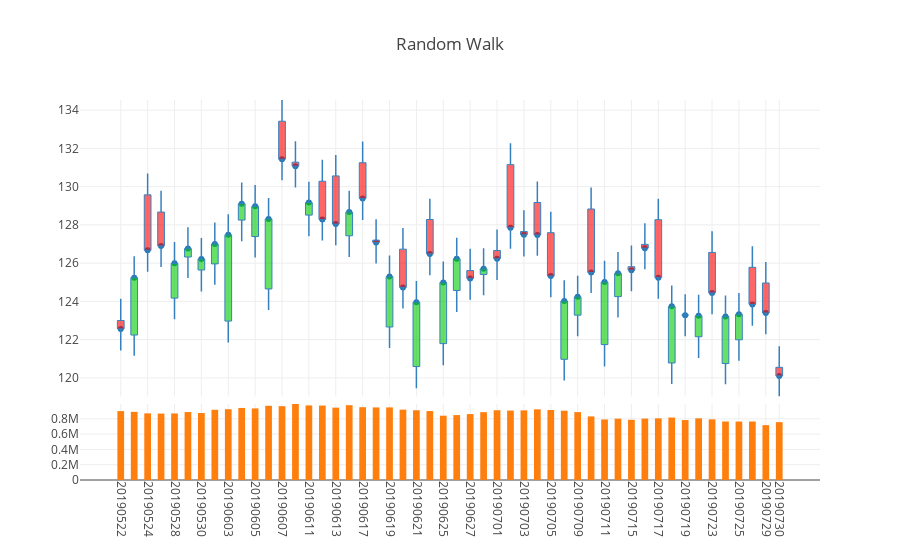

This figure's notebook cell:
### Markdown cell above
### Plot candlesticks using the data from ```df_pseudo```

### Code cell
fig1 = dgc.PlotlyCandles(df_pseudo.iloc[-50:],number_of_ticks_display=20,title='Random Walk')
iplot(fig1.get_figure())

### Figure 1 — Plotly figure (JSON) as saved in the notebook; plotly's stock layout.template omitted (floating-point values rounded to 4 significant figures)
{"data": [{"hoverinfo": "text", "mode": "markers", "text": ["date: 20190522.0<br>open: 123.0<br>high: 124.13<br>low: 121.43<br>close: 122.56<br>volume: 901192.0", "date: 20190523.0<br>open: 122.24<br>high: 126.36<br>low: 121.15<br>close: 125.24<br>volume: 891312.0", "date: 20190524.0<br>open: 129.57<br>high: 130.68<br>low: 125.55<br>close: 126.67<br>volume: 871264.0", "date: 20190527.0<br>open: 128.67<br>high: 129.79<br>low: 125.8<br>close: 126.9<br>volume: 868242.0", "date: 20190528.0<br>open: 124.17<br>high: 127.1<br>low: 123.07<br>close: 125.99<br>volume: 870383.0", "date: 20190529.0<br>open: 126.32<br>high: 127.87<br>low: 125.22<br>close: 126.77<br>volume: 888569.0", "date: 20190530.0<br>open: 125.64<br>high: 127.31<br>low: 124.51<br>close: 126.22<br>volume: 875965.0", "date: 20190531.0<br>open: 125.96<br>high: 128.12<br>low: 124.87<br>close: 127.0<br>volume: 918221.0", "date: 20190603.0<br>open: 122.97<br>high: 128.56<br>low: 121.85<br>close: 127.48<br>volume: 925776.0", "date: 20190604.0<br>open: 128.25<br>high: 130.22<br>low: 127.14<br>close: 129.11<br>volume: 942011.0", "date: 20190605.0<br>open: 127.39<br>high: 130.08<br>low: 126.29<br>close: 128.97<br>volume: 935814.0", "date: 20190606.0<br>open: 124.65<br>high: 129.41<br>low: 123.55<br>close: 128.31<br>volume: 970068.0", "date: 20190607.0<br>open: 133.42<br>high: 134.53<br>low: 130.33<br>close: 131.43<br>volume: 965842.0", "date: 20190610.0<br>open: 131.28<br>high: 132.37<br>low: 129.96<br>close: 131.07<br>volume: 993801.0", "date: 20190611.0<br>open: 128.51<br>high: 130.26<br>low: 127.41<br>close: 129.17<br>volume: 975017.0", "date: 20190612.0<br>open: 130.28<br>high: 131.41<br>low: 127.18<br>close: 128.28<br>volume: 973536.0", "date: 20190613.0<br>open: 130.56<br>high: 131.65<br>low: 126.93<br>close: 128.04<br>volume: 945907.0", "date: 20190614.0<br>open: 127.43<br>high: 129.79<br>low: 126.32<br>close: 128.67<br>volume: 978397.0", "date: 20190617.0<br>open: 131.25<br>high: 132.36<br>low: 128.26<br>close: 129.38<br>volume: 952294.0", "date: 20190618.0<br>open: 127.2<br>high: 128.3<br>low: 125.98<br>close: 127.08<br>volume: 948830.0", "date: 20190619.0<br>open: 122.66<br>high: 126.4<br>low: 121.56<br>close: 125.3<br>volume: 949372.0", "date: 20190620.0<br>open: 126.73<br>high: 127.83<br>low: 123.63<br>close: 124.73<br>volume: 920231.0", "date: 20190621.0<br>open: 120.59<br>high: 125.07<br>low: 119.45<br>close: 123.96<br>volume: 912187.0", "date: 20190624.0<br>open: 128.28<br>high: 129.37<br>low: 125.36<br>close: 126.48<br>volume: 901702.0", "date: 20190625.0<br>open: 121.79<br>high: 126.09<br>low: 120.66<br>close: 124.99<br>volume: 840799.0", "date: 20190626.0<br>open: 124.57<br>high: 127.32<br>low: 123.45<br>close: 126.23<br>volume: 848902.0", "date: 20190627.0<br>open: 125.61<br>high: 126.75<br>low: 124.09<br>close: 125.2<br>volume: 862183.0", "date: 20190628.0<br>open: 125.41<br>high: 126.78<br>low: 124.32<br>close: 125.7<br>volume: 887078.0", "date: 20190701.0<br>open: 126.66<br>high: 127.76<br>low: 125.12<br>close: 126.23<br>volume: 912306.0", "date: 20190702.0<br>open: 131.15<br>high: 132.27<br>low: 126.75<br>close: 127.85<br>volume: 908165.0", "date: 20190703.0<br>open: 127.65<br>high: 128.76<br>low: 126.35<br>close: 127.48<br>volume: 910653.0", "date: 20190704.0<br>open: 129.17<br>high: 130.27<br>low: 126.39<br>close: 127.47<br>volume: 924431.0", "date: 20190705.0<br>open: 127.59<br>high: 128.69<br>low: 124.21<br>close: 125.32<br>volume: 915573.0", "date: 20190708.0<br>open: 120.97<br>high: 125.1<br>low: 119.86<br>close: 124.02<br>volume: 906258.0", "date: 20190709.0<br>open: 123.28<br>high: 125.34<br>low: 122.18<br>close: 124.24<br>volume: 887726.0", "date: 20190710.0<br>open: 128.83<br>high: 129.95<br>low: 124.44<br>close: 125.51<br>volume: 831549.0", "date: 20190711.0<br>open: 121.74<br>high: 126.12<br>low: 120.59<br>close: 125.01<br>volume: 791632.0", "date: 20190712.0<br>open: 124.25<br>high: 126.58<br>low: 123.16<br>close: 125.47<br>volume: 802192.0", "date: 20190715.0<br>open: 125.81<br>high: 126.92<br>low: 124.53<br>close: 125.63<br>volume: 787464.0", "date: 20190716.0<br>open: 126.98<br>high: 128.08<br>low: 125.68<br>close: 126.78<br>volume: 803081.0", "date: 20190717.0<br>open: 128.27<br>high: 129.37<br>low: 124.13<br>close: 125.24<br>volume: 806098.0", "date: 20190718.0<br>open: 120.78<br>high: 124.83<br>low: 119.68<br>close: 123.74<br>volume: 816758.0", "date: 20190719.0<br>open: 123.29<br>high: 124.37<br>low: 122.18<br>close: 123.28<br>volume: 783913.0", "date: 20190722.0<br>open: 122.15<br>high: 124.35<br>low: 121.04<br>close: 123.25<br>volume: 806373.0", "date: 20190723.0<br>open: 126.56<br>high: 127.66<br>low: 123.32<br>close: 124.44<br>volume: 793032.0", "date: 20190724.0<br>open: 120.75<br>high: 124.31<br>low: 119.66<br>close: 123.21<br>volume: 764997.0", "date: 20190725.0<br>open: 121.99<br>high: 124.44<br>low: 120.9<br>close: 123.33<br>volume: 764057.0", "date: 20190726.0<br>open: 125.78<br>high: 126.88<br>low: 122.73<br>close: 123.84<br>volume: 764744.0", "date: 20190729.0<br>open: 124.96<br>high: 126.06<br>low: 122.28<br>close: 123.39<br>volume: 717250.0", "date: 20190730.0<br>open: 120.55<br>high: 121.65<br>low: 119.03<br>close: 120.1<br>volume: 756910.0"], "type": "scatter", "uid": "1db73470-b2de-11e9-bffa-8c859025e7f9", "x": [1, 2, 3, 4, 5, 6, 7, 8, 9, 10, 11, 12, 13, 14, 15, 16, 17, 18, 19, 20, 21, 22, 23, 24, 25, 26, 27, 28, 29, 30, 31, 32, 33, 34, 35, 36, 37, 38, 39, 40, 41, 42, 43, 44, 45, 46, 47, 48, 49, 50], "xaxis": "x", "y": [122.6, 125.2, 126.7, 126.9, 126.0, 126.8, 126.2, 127, 127.5, 129.1, 129.0, 128.3, 131.4, 131.1, 129.2, 128.3, 128.0, 128.7, 129.4, 127.1, 125.3, 124.7, 124.0, 126.5, 125.0, 126.2, 125.2, 125.7, 126.2, 127.8, 127.5, 127.5, 125.3, 124.0, 124.2, 125.5, 125.0, 125.5, 125.6, 126.8, 125.2, 123.7, 123.3, 123.2, 124.4, 123.2, 123.3, 123.8, 123.4, 120.1], "yaxis": "y"}, {"type": "bar", "uid": "1db854b8-b2de-11e9-9813-8c859025e7f9", "width": 0.5, "x": [1, 2, 3, 4, 5, 6, 7, 8, 9, 10, 11, 12, 13, 14, 15, 16, 17, 18, 19, 20, 21, 22, 23, 24, 25, 26, 27, 28, 29, 30, 31, 32, 33, 34, 35, 36, 37, 38, 39, 40, 41, 42, 43, 44, 45, 46, 47, 48, 49, 50], "xaxis": "x", "y": [901192, 891312, 871264, 868242, 870383, 888569, 875965, 918221, 925776, 942011, 935814, 970068, 965842, 993801, 975017, 973536, 945907, 978397, 952294, 948830, 949372, 920231, 912187, 901702, 840799, 848902, 862183, 887078, 912306, 908165, 910653, 924431, 915573, 906258, 887726, 831549, 791632, 802192, 787464, 803081, 806098, 816758, 783913, 806373, 793032, 764997, 764057, 764744, 717250, 756910], "yaxis": "y2"}], "layout": {"margin": {"t": 100}, "shapes": [{"line": {"color": "rgb(55, 128, 191)", "width": 1.5}, "type": "line", "x0": 1, "x1": 1, "y0": 121.4, "y1": 122.6}, {"line": {"color": "rgb(55, 128, 191)", "width": 1.5}, "type": "line", "x0": 2, "x1": 2, "y0": 121.2, "y1": 122.2}, {"line": {"color": "rgb(55, 128, 191)", "width": 1.5}, "type": "line", "x0": 3, "x1": 3, "y0": 125.5, "y1": 126.7}, {"line": {"color": "rgb(55, 128, 191)", "width": 1.5}, "type": "line", "x0": 4, "x1": 4, "y0": 125.8, "y1": 126.9}, {"line": {"color": "rgb(55, 128, 191)", "width": 1.5}, "type": "line", "x0": 5, "x1": 5, "y0": 123.1, "y1": 124.2}, {"line": {"color": "rgb(55, 128, 191)", "width": 1.5}, "type": "line", "x0": 6, "x1": 6, "y0": 125.2, "y1": 126.3}, {"line": {"color": "rgb(55, 128, 191)", "width": 1.5}, "type": "line", "x0": 7, "x1": 7, "y0": 124.5, "y1": 125.6}, {"line": {"color": "rgb(55, 128, 191)", "width": 1.5}, "type": "line", "x0": 8, "x1": 8, "y0": 124.9, "y1": 126.0}, {"line": {"color": "rgb(55, 128, 191)", "width": 1.5}, "type": "line", "x0": 9, "x1": 9, "y0": 121.8, "y1": 123.0}, {"line": {"color": "rgb(55, 128, 191)", "width": 1.5}, "type": "line", "x0": 10, "x1": 10, "y0": 127.1, "y1": 128.2}, {"line": {"color": "rgb(55, 128, 191)", "width": 1.5}, "type": "line", "x0": 11, "x1": 11, "y0": 126.3, "y1": 127.4}, {"line": {"color": "rgb(55, 128, 191)", "width": 1.5}, "type": "line", "x0": 12, "x1": 12, "y0": 123.5, "y1": 124.7}, {"line": {"color": "rgb(55, 128, 191)", "width": 1.5}, "type": "line", "x0": 13, "x1": 13, "y0": 130.3, "y1": 131.4}, {"line": {"color": "rgb(55, 128, 191)", "width": 1.5}, "type": "line", "x0": 14, "x1": 14, "y0": 130.0, "y1": 131.1}, {"line": {"color": "rgb(55, 128, 191)", "width": 1.5}, "type": "line", "x0": 15, "x1": 15, "y0": 127.4, "y1": 128.5}, {"line": {"color": "rgb(55, 128, 191)", "width": 1.5}, "type": "line", "x0": 16, "x1": 16, "y0": 127.2, "y1": 128.3}, {"line": {"color": "rgb(55, 128, 191)", "width": 1.5}, "type": "line", "x0": 17, "x1": 17, "y0": 126.9, "y1": 128.0}, {"line": {"color": "rgb(55, 128, 191)", "width": 1.5}, "type": "line", "x0": 18, "x1": 18, "y0": 126.3, "y1": 127.4}, {"line": {"color": "rgb(55, 128, 191)", "width": 1.5}, "type": "line", "x0": 19, "x1": 19, "y0": 128.3, "y1": 129.4}, {"line": {"color": "rgb(55, 128, 191)", "width": 1.5}, "type": "line", "x0": 20, "x1": 20, "y0": 126.0, "y1": 127.1}, {"line": {"color": "rgb(55, 128, 191)", "width": 1.5}, "type": "line", "x0": 21, "x1": 21, "y0": 121.6, "y1": 122.7}, {"line": {"color": "rgb(55, 128, 191)", "width": 1.5}, "type": "line", "x0": 22, "x1": 22, "y0": 123.6, "y1": 124.7}, {"line": {"color": "rgb(55, 128, 191)", "width": 1.5}, "type": "line", "x0": 23, "x1": 23, "y0": 119.5, "y1": 120.6}, {"line": {"color": "rgb(55, 128, 191)", "width": 1.5}, "type": "line", "x0": 24, "x1": 24, "y0": 125.4, "y1": 126.5}, {"line": {"color": "rgb(55, 128, 191)", "width": 1.5}, "type": "line", "x0": 25, "x1": 25, "y0": 120.7, "y1": 121.8}, {"line": {"color": "rgb(55, 128, 191)", "width": 1.5}, "type": "line", "x0": 26, "x1": 26, "y0": 123.5, "y1": 124.6}, {"line": {"color": "rgb(55, 128, 191)", "width": 1.5}, "type": "line", "x0": 27, "x1": 27, "y0": 124.1, "y1": 125.2}, {"line": {"color": "rgb(55, 128, 191)", "width": 1.5}, "type": "line", "x0": 28, "x1": 28, "y0": 124.3, "y1": 125.4}, {"line": {"color": "rgb(55, 128, 191)", "width": 1.5}, "type": "line", "x0": 29, "x1": 29, "y0": 125.1, "y1": 126.2}, {"line": {"color": "rgb(55, 128, 191)", "width": 1.5}, "type": "line", "x0": 30, "x1": 30, "y0": 126.8, "y1": 127.8}, {"line": {"color": "rgb(55, 128, 191)", "width": 1.5}, "type": "line", "x0": 31, "x1": 31, "y0": 126.3, "y1": 127.5}, {"line": {"color": "rgb(55, 128, 191)", "width": 1.5}, "type": "line", "x0": 32, "x1": 32, "y0": 126.4, "y1": 127.5}, {"line": {"color": "rgb(55, 128, 191)", "width": 1.5}, "type": "line", "x0": 33, "x1": 33, "y0": 124.2, "y1": 125.3}, {"line": {"color": "rgb(55, 128, 191)", "width": 1.5}, "type": "line", "x0": 34, "x1": 34, "y0": 119.9, "y1": 121.0}, {"line": {"color": "rgb(55, 128, 191)", "width": 1.5}, "type": "line", "x0": 35, "x1": 35, "y0": 122.2, "y1": 123.3}, {"line": {"color": "rgb(55, 128, 191)", "width": 1.5}, "type": "line", "x0": 36, "x1": 36, "y0": 124.4, "y1": 125.5}, {"line": {"color": "rgb(55, 128, 191)", "width": 1.5}, "type": "line", "x0": 37, "x1": 37, "y0": 120.6, "y1": 121.7}, {"line": {"color": "rgb(55, 128, 191)", "width": 1.5}, "type": "line", "x0": 38, "x1": 38, "y0": 123.2, "y1": 124.2}, {"line": {"color": "rgb(55, 128, 191)", "width": 1.5}, "type": "line", "x0": 39, "x1": 39, "y0": 124.5, "y1": 125.6}, {"line": {"color": "rgb(55, 128, 191)", "width": 1.5}, "type": "line", "x0": 40, "x1": 40, "y0": 125.7, "y1": 126.8}, {"line": {"color": "rgb(55, 128, 191)", "width": 1.5}, "type": "line", "x0": 41, "x1": 41, "y0": 124.1, "y1": 125.2}, {"line": {"color": "rgb(55, 128, 191)", "width": 1.5}, "type": "line", "x0": 42, "x1": 42, "y0": 119.7, "y1": 120.8}, {"line": {"color": "rgb(55, 128, 191)", "width": 1.5}, "type": "line", "x0": 43, "x1": 43, "y0": 122.2, "y1": 123.3}, {"line": {"color": "rgb(55, 128, 191)", "width": 1.5}, "type": "line", "x0": 44, "x1": 44, "y0": 121.0, "y1": 122.2}, {"line": {"color": "rgb(55, 128, 191)", "width": 1.5}, "type": "line", "x0": 45, "x1": 45, "y0": 123.3, "y1": 124.4}, {"line": {"color": "rgb(55, 128, 191)", "width": 1.5}, "type": "line", "x0": 46, "x1": 46, "y0": 119.7, "y1": 120.8}, {"line": {"color": "rgb(55, 128, 191)", "width": 1.5}, "type": "line", "x0": 47, "x1": 47, "y0": 120.9, "y1": 122.0}, {"line": {"color": "rgb(55, 128, 191)", "width": 1.5}, "type": "line", "x0": 48, "x1": 48, "y0": 122.7, "y1": 123.8}, {"line": {"color": "rgb(55, 128, 191)", "width": 1.5}, "type": "line", "x0": 49, "x1": 49, "y0": 122.3, "y1": 123.4}, {"line": {"color": "rgb(55, 128, 191)", "width": 1.5}, "type": "line", "x0": 50, "x1": 50, "y0": 119.0, "y1": 120.1}, {"fillcolor": "rgba(255, 0, 0, 0.6)", "line": {"color": "rgb(55, 128, 191)", "width": 1}, "type": "rect", "x0": 0.75, "x1": 1.25, "xref": "x", "y0": 122.6, "y1": 123, "yref": "y"}, {"fillcolor": "rgba(0, 204, 0, 0.6)", "line": {"color": "rgb(55, 128, 191)", "width": 1}, "type": "rect", "x0": 1.75, "x1": 2.25, "xref": "x", "y0": 122.2, "y1": 125.2, "yref": "y"}, {"fillcolor": "rgba(255, 0, 0, 0.6)", "line": {"color": "rgb(55, 128, 191)", "width": 1}, "type": "rect", "x0": 2.75, "x1": 3.25, "xref": "x", "y0": 126.7, "y1": 129.6, "yref": "y"}, {"fillcolor": "rgba(255, 0, 0, 0.6)", "line": {"color": "rgb(55, 128, 191)", "width": 1}, "type": "rect", "x0": 3.75, "x1": 4.25, "xref": "x", "y0": 126.9, "y1": 128.7, "yref": "y"}, {"fillcolor": "rgba(0, 204, 0, 0.6)", "line": {"color": "rgb(55, 128, 191)", "width": 1}, "type": "rect", "x0": 4.75, "x1": 5.25, "xref": "x", "y0": 124.2, "y1": 126.0, "yref": "y"}, {"fillcolor": "rgba(0, 204, 0, 0.6)", "line": {"color": "rgb(55, 128, 191)", "width": 1}, "type": "rect", "x0": 5.75, "x1": 6.25, "xref": "x", "y0": 126.3, "y1": 126.8, "yref": "y"}, {"fillcolor": "rgba(0, 204, 0, 0.6)", "line": {"color": "rgb(55, 128, 191)", "width": 1}, "type": "rect", "x0": 6.75, "x1": 7.25, "xref": "x", "y0": 125.6, "y1": 126.2, "yref": "y"}, {"fillcolor": "rgba(0, 204, 0, 0.6)", "line": {"color": "rgb(55, 128, 191)", "width": 1}, "type": "rect", "x0": 7.75, "x1": 8.25, "xref": "x", "y0": 126.0, "y1": 127, "yref": "y"}, {"fillcolor": "rgba(0, 204, 0, 0.6)", "line": {"color": "rgb(55, 128, 191)", "width": 1}, "type": "rect", "x0": 8.75, "x1": 9.25, "xref": "x", "y0": 123.0, "y1": 127.5, "yref": "y"}, {"fillcolor": "rgba(0, 204, 0, 0.6)", "line": {"color": "rgb(55, 128, 191)", "width": 1}, "type": "rect", "x0": 9.75, "x1": 10.25, "xref": "x", "y0": 128.2, "y1": 129.1, "yref": "y"}, {"fillcolor": "rgba(0, 204, 0, 0.6)", "line": {"color": "rgb(55, 128, 191)", "width": 1}, "type": "rect", "x0": 10.75, "x1": 11.25, "xref": "x", "y0": 127.4, "y1": 129.0, "yref": "y"}, {"fillcolor": "rgba(0, 204, 0, 0.6)", "line": {"color": "rgb(55, 128, 191)", "width": 1}, "type": "rect", "x0": 11.75, "x1": 12.25, "xref": "x", "y0": 124.7, "y1": 128.3, "yref": "y"}, {"fillcolor": "rgba(255, 0, 0, 0.6)", "line": {"color": "rgb(55, 128, 191)", "width": 1}, "type": "rect", "x0": 12.75, "x1": 13.25, "xref": "x", "y0": 131.4, "y1": 133.4, "yref": "y"}, {"fillcolor": "rgba(255, 0, 0, 0.6)", "line": {"color": "rgb(55, 128, 191)", "width": 1}, "type": "rect", "x0": 13.75, "x1": 14.25, "xref": "x", "y0": 131.1, "y1": 131.3, "yref": "y"}, {"fillcolor": "rgba(0, 204, 0, 0.6)", "line": {"color": "rgb(55, 128, 191)", "width": 1}, "type": "rect", "x0": 14.75, "x1": 15.25, "xref": "x", "y0": 128.5, "y1": 129.2, "yref": "y"}, {"fillcolor": "rgba(255, 0, 0, 0.6)", "line": {"color": "rgb(55, 128, 191)", "width": 1}, "type": "rect", "x0": 15.75, "x1": 16.25, "xref": "x", "y0": 128.3, "y1": 130.3, "yref": "y"}, {"fillcolor": "rgba(255, 0, 0, 0.6)", "line": {"color": "rgb(55, 128, 191)", "width": 1}, "type": "rect", "x0": 16.75, "x1": 17.25, "xref": "x", "y0": 128.0, "y1": 130.6, "yref": "y"}, {"fillcolor": "rgba(0, 204, 0, 0.6)", "line": {"color": "rgb(55, 128, 191)", "width": 1}, "type": "rect", "x0": 17.75, "x1": 18.25, "xref": "x", "y0": 127.4, "y1": 128.7, "yref": "y"}, {"fillcolor": "rgba(255, 0, 0, 0.6)", "line": {"color": "rgb(55, 128, 191)", "width": 1}, "type": "rect", "x0": 18.75, "x1": 19.25, "xref": "x", "y0": 129.4, "y1": 131.2, "yref": "y"}, {"fillcolor": "rgba(255, 0, 0, 0.6)", "line": {"color": "rgb(55, 128, 191)", "width": 1}, "type": "rect", "x0": 19.75, "x1": 20.25, "xref": "x", "y0": 127.1, "y1": 127.2, "yref": "y"}, {"fillcolor": "rgba(0, 204, 0, 0.6)", "line": {"color": "rgb(55, 128, 191)", "width": 1}, "type": "rect", "x0": 20.75, "x1": 21.25, "xref": "x", "y0": 122.7, "y1": 125.3, "yref": "y"}, {"fillcolor": "rgba(255, 0, 0, 0.6)", "line": {"color": "rgb(55, 128, 191)", "width": 1}, "type": "rect", "x0": 21.75, "x1": 22.25, "xref": "x", "y0": 124.7, "y1": 126.7, "yref": "y"}, {"fillcolor": "rgba(0, 204, 0, 0.6)", "line": {"color": "rgb(55, 128, 191)", "width": 1}, "type": "rect", "x0": 22.75, "x1": 23.25, "xref": "x", "y0": 120.6, "y1": 124.0, "yref": "y"}, {"fillcolor": "rgba(255, 0, 0, 0.6)", "line": {"color": "rgb(55, 128, 191)", "width": 1}, "type": "rect", "x0": 23.75, "x1": 24.25, "xref": "x", "y0": 126.5, "y1": 128.3, "yref": "y"}, {"fillcolor": "rgba(0, 204, 0, 0.6)", "line": {"color": "rgb(55, 128, 191)", "width": 1}, "type": "rect", "x0": 24.75, "x1": 25.25, "xref": "x", "y0": 121.8, "y1": 125.0, "yref": "y"}, {"fillcolor": "rgba(0, 204, 0, 0.6)", "line": {"color": "rgb(55, 128, 191)", "width": 1}, "type": "rect", "x0": 25.75, "x1": 26.25, "xref": "x", "y0": 124.6, "y1": 126.2, "yref": "y"}, {"fillcolor": "rgba(255, 0, 0, 0.6)", "line": {"color": "rgb(55, 128, 191)", "width": 1}, "type": "rect", "x0": 26.75, "x1": 27.25, "xref": "x", "y0": 125.2, "y1": 125.6, "yref": "y"}, {"fillcolor": "rgba(0, 204, 0, 0.6)", "line": {"color": "rgb(55, 128, 191)", "width": 1}, "type": "rect", "x0": 27.75, "x1": 28.25, "xref": "x", "y0": 125.4, "y1": 125.7, "yref": "y"}, {"fillcolor": "rgba(255, 0, 0, 0.6)", "line": {"color": "rgb(55, 128, 191)", "width": 1}, "type": "rect", "x0": 28.75, "x1": 29.25, "xref": "x", "y0": 126.2, "y1": 126.7, "yref": "y"}, {"fillcolor": "rgba(255, 0, 0, 0.6)", "line": {"color": "rgb(55, 128, 191)", "width": 1}, "type": "rect", "x0": 29.75, "x1": 30.25, "xref": "x", "y0": 127.8, "y1": 131.2, "yref": "y"}, {"fillcolor": "rgba(255, 0, 0, 0.6)", "line": {"color": "rgb(55, 128, 191)", "width": 1}, "type": "rect", "x0": 30.75, "x1": 31.25, "xref": "x", "y0": 127.5, "y1": 127.7, "yref": "y"}, {"fillcolor": "rgba(255, 0, 0, 0.6)", "line": {"color": "rgb(55, 128, 191)", "width": 1}, "type": "rect", "x0": 31.75, "x1": 32.25, "xref": "x", "y0": 127.5, "y1": 129.2, "yref": "y"}, {"fillcolor": "rgba(255, 0, 0, 0.6)", "line": {"color": "rgb(55, 128, 191)", "width": 1}, "type": "rect", "x0": 32.75, "x1": 33.25, "xref": "x", "y0": 125.3, "y1": 127.6, "yref": "y"}, {"fillcolor": "rgba(0, 204, 0, 0.6)", "line": {"color": "rgb(55, 128, 191)", "width": 1}, "type": "rect", "x0": 33.75, "x1": 34.25, "xref": "x", "y0": 121.0, "y1": 124.0, "yref": "y"}, {"fillcolor": "rgba(0, 204, 0, 0.6)", "line": {"color": "rgb(55, 128, 191)", "width": 1}, "type": "rect", "x0": 34.75, "x1": 35.25, "xref": "x", "y0": 123.3, "y1": 124.2, "yref": "y"}, {"fillcolor": "rgba(255, 0, 0, 0.6)", "line": {"color": "rgb(55, 128, 191)", "width": 1}, "type": "rect", "x0": 35.75, "x1": 36.25, "xref": "x", "y0": 125.5, "y1": 128.8, "yref": "y"}, {"fillcolor": "rgba(0, 204, 0, 0.6)", "line": {"color": "rgb(55, 128, 191)", "width": 1}, "type": "rect", "x0": 36.75, "x1": 37.25, "xref": "x", "y0": 121.7, "y1": 125.0, "yref": "y"}, {"fillcolor": "rgba(0, 204, 0, 0.6)", "line": {"color": "rgb(55, 128, 191)", "width": 1}, "type": "rect", "x0": 37.75, "x1": 38.25, "xref": "x", "y0": 124.2, "y1": 125.5, "yref": "y"}, {"fillcolor": "rgba(255, 0, 0, 0.6)", "line": {"color": "rgb(55, 128, 191)", "width": 1}, "type": "rect", "x0": 38.75, "x1": 39.25, "xref": "x", "y0": 125.6, "y1": 125.8, "yref": "y"}, {"fillcolor": "rgba(255, 0, 0, 0.6)", "line": {"color": "rgb(55, 128, 191)", "width": 1}, "type": "rect", "x0": 39.75, "x1": 40.25, "xref": "x", "y0": 126.8, "y1": 127.0, "yref": "y"}, {"fillcolor": "rgba(255, 0, 0, 0.6)", "line": {"color": "rgb(55, 128, 191)", "width": 1}, "type": "rect", "x0": 40.75, "x1": 41.25, "xref": "x", "y0": 125.2, "y1": 128.3, "yref": "y"}, {"fillcolor": "rgba(0, 204, 0, 0.6)", "line": {"color": "rgb(55, 128, 191)", "width": 1}, "type": "rect", "x0": 41.75, "x1": 42.25, "xref": "x", "y0": 120.8, "y1": 123.7, "yref": "y"}, {"fillcolor": "rgba(255, 0, 0, 0.6)", "line": {"color": "rgb(55, 128, 191)", "width": 1}, "type": "rect", "x0": 42.75, "x1": 43.25, "xref": "x", "y0": 123.3, "y1": 123.3, "yref": "y"}, {"fillcolor": "rgba(0, 204, 0, 0.6)", "line": {"color": "rgb(55, 128, 191)", "width": 1}, "type": "rect", "x0": 43.75, "x1": 44.25, "xref": "x", "y0": 122.2, "y1": 123.2, "yref": "y"}, {"fillcolor": "rgba(255, 0, 0, 0.6)", "line": {"color": "rgb(55, 128, 191)", "width": 1}, "type": "rect", "x0": 44.75, "x1": 45.25, "xref": "x", "y0": 124.4, "y1": 126.6, "yref": "y"}, {"fillcolor": "rgba(0, 204, 0, 0.6)", "line": {"color": "rgb(55, 128, 191)", "width": 1}, "type": "rect", "x0": 45.75, "x1": 46.25, "xref": "x", "y0": 120.8, "y1": 123.2, "yref": "y"}, {"fillcolor": "rgba(0, 204, 0, 0.6)", "line": {"color": "rgb(55, 128, 191)", "width": 1}, "type": "rect", "x0": 46.75, "x1": 47.25, "xref": "x", "y0": 122.0, "y1": 123.3, "yref": "y"}, {"fillcolor": "rgba(255, 0, 0, 0.6)", "line": {"color": "rgb(55, 128, 191)", "width": 1}, "type": "rect", "x0": 47.75, "x1": 48.25, "xref": "x", "y0": 123.8, "y1": 125.8, "yref": "y"}, {"fillcolor": "rgba(255, 0, 0, 0.6)", "line": {"color": "rgb(55, 128, 191)", "width": 1}, "type": "rect", "x0": 48.75, "x1": 49.25, "xref": "x", "y0": 123.4, "y1": 125.0, "yref": "y"}, {"fillcolor": "rgba(255, 0, 0, 0.6)", "line": {"color": "rgb(55, 128, 191)", "width": 1}, "type": "rect", "x0": 49.75, "x1": 50.25, "xref": "x", "y0": 120.1, "y1": 120.5, "yref": "y"}, {"line": {"color": "rgb(55, 128, 191)", "width": 1.5}, "type": "line", "x0": 1, "x1": 1, "y0": 123, "y1": 124.1}, {"line": {"color": "rgb(55, 128, 191)", "width": 1.5}, "type": "line", "x0": 2, "x1": 2, "y0": 125.2, "y1": 126.4}, {"line": {"color": "rgb(55, 128, 191)", "width": 1.5}, "type": "line", "x0": 3, "x1": 3, "y0": 129.6, "y1": 130.7}, {"line": {"color": "rgb(55, 128, 191)", "width": 1.5}, "type": "line", "x0": 4, "x1": 4, "y0": 128.7, "y1": 129.8}, {"line": {"color": "rgb(55, 128, 191)", "width": 1.5}, "type": "line", "x0": 5, "x1": 5, "y0": 126.0, "y1": 127.1}, {"line": {"color": "rgb(55, 128, 191)", "width": 1.5}, "type": "line", "x0": 6, "x1": 6, "y0": 126.8, "y1": 127.9}, {"line": {"color": "rgb(55, 128, 191)", "width": 1.5}, "type": "line", "x0": 7, "x1": 7, "y0": 126.2, "y1": 127.3}, {"line": {"color": "rgb(55, 128, 191)", "width": 1.5}, "type": "line", "x0": 8, "x1": 8, "y0": 127, "y1": 128.1}, {"line": {"color": "rgb(55, 128, 191)", "width": 1.5}, "type": "line", "x0": 9, "x1": 9, "y0": 127.5, "y1": 128.6}, {"line": {"color": "rgb(55, 128, 191)", "width": 1.5}, "type": "line", "x0": 10, "x1": 10, "y0": 129.1, "y1": 130.2}, {"line": {"color": "rgb(55, 128, 191)", "width": 1.5}, "type": "line", "x0": 11, "x1": 11, "y0": 129.0, "y1": 130.1}, {"line": {"color": "rgb(55, 128, 191)", "width": 1.5}, "type": "line", "x0": 12, "x1": 12, "y0": 128.3, "y1": 129.4}, {"line": {"color": "rgb(55, 128, 191)", "width": 1.5}, "type": "line", "x0": 13, "x1": 13, "y0": 133.4, "y1": 134.5}, {"line": {"color": "rgb(55, 128, 191)", "width": 1.5}, "type": "line", "x0": 14, "x1": 14, "y0": 131.3, "y1": 132.4}, {"line": {"color": "rgb(55, 128, 191)", "width": 1.5}, "type": "line", "x0": 15, "x1": 15, "y0": 129.2, "y1": 130.3}, {"line": {"color": "rgb(55, 128, 191)", "width": 1.5}, "type": "line", "x0": 16, "x1": 16, "y0": 130.3, "y1": 131.4}, {"line": {"color": "rgb(55, 128, 191)", "width": 1.5}, "type": "line", "x0": 17, "x1": 17, "y0": 130.6, "y1": 131.7}, {"line": {"color": "rgb(55, 128, 191)", "width": 1.5}, "type": "line", "x0": 18, "x1": 18, "y0": 128.7, "y1": 129.8}, {"line": {"color": "rgb(55, 128, 191)", "width": 1.5}, "type": "line", "x0": 19, "x1": 19, "y0": 131.2, "y1": 132.4}, {"line": {"color": "rgb(55, 128, 191)", "width": 1.5}, "type": "line", "x0": 20, "x1": 20, "y0": 127.2, "y1": 128.3}, {"line": {"color": "rgb(55, 128, 191)", "width": 1.5}, "type": "line", "x0": 21, "x1": 21, "y0": 125.3, "y1": 126.4}, {"line": {"color": "rgb(55, 128, 191)", "width": 1.5}, "type": "line", "x0": 22, "x1": 22, "y0": 126.7, "y1": 127.8}, {"line": {"color": "rgb(55, 128, 191)", "width": 1.5}, "type": "line", "x0": 23, "x1": 23, "y0": 124.0, "y1": 125.1}, {"line": {"color": "rgb(55, 128, 191)", "width": 1.5}, "type": "line", "x0": 24, "x1": 24, "y0": 128.3, "y1": 129.4}, {"line": {"color": "rgb(55, 128, 191)", "width": 1.5}, "type": "line", "x0": 25, "x1": 25, "y0": 125.0, "y1": 126.1}, {"line": {"color": "rgb(55, 128, 191)", "width": 1.5}, "type": "line", "x0": 26, "x1": 26, "y0": 126.2, "y1": 127.3}, {"line": {"color": "rgb(55, 128, 191)", "width": 1.5}, "type": "line", "x0": 27, "x1": 27, "y0": 125.6, "y1": 126.8}, {"line": {"color": "rgb(55, 128, 191)", "width": 1.5}, "type": "line", "x0": 28, "x1": 28, "y0": 125.7, "y1": 126.8}, {"line": {"color": "rgb(55, 128, 191)", "width": 1.5}, "type": "line", "x0": 29, "x1": 29, "y0": 126.7, "y1": 127.8}, {"line": {"color": "rgb(55, 128, 191)", "width": 1.5}, "type": "line", "x0": 30, "x1": 30, "y0": 131.2, "y1": 132.3}, {"line": {"color": "rgb(55, 128, 191)", "width": 1.5}, "type": "line", "x0": 31, "x1": 31, "y0": 127.7, "y1": 128.8}, {"line": {"color": "rgb(55, 128, 191)", "width": 1.5}, "type": "line", "x0": 32, "x1": 32, "y0": 129.2, "y1": 130.3}, {"line": {"color": "rgb(55, 128, 191)", "width": 1.5}, "type": "line", "x0": 33, "x1": 33, "y0": 127.6, "y1": 128.7}, {"line": {"color": "rgb(55, 128, 191)", "width": 1.5}, "type": "line", "x0": 34, "x1": 34, "y0": 124.0, "y1": 125.1}, {"line": {"color": "rgb(55, 128, 191)", "width": 1.5}, "type": "line", "x0": 35, "x1": 35, "y0": 124.2, "y1": 125.3}, {"line": {"color": "rgb(55, 128, 191)", "width": 1.5}, "type": "line", "x0": 36, "x1": 36, "y0": 128.8, "y1": 129.9}, {"line": {"color": "rgb(55, 128, 191)", "width": 1.5}, "type": "line", "x0": 37, "x1": 37, "y0": 125.0, "y1": 126.1}, {"line": {"color": "rgb(55, 128, 191)", "width": 1.5}, "type": "line", "x0": 38, "x1": 38, "y0": 125.5, "y1": 126.6}, {"line": {"color": "rgb(55, 128, 191)", "width": 1.5}, "type": "line", "x0": 39, "x1": 39, "y0": 125.8, "y1": 126.9}, {"line": {"color": "rgb(55, 128, 191)", "width": 1.5}, "type": "line", "x0": 40, "x1": 40, "y0": 127.0, "y1": 128.1}, {"line": {"color": "rgb(55, 128, 191)", "width": 1.5}, "type": "line", "x0": 41, "x1": 41, "y0": 128.3, "y1": 129.4}, {"line": {"color": "rgb(55, 128, 191)", "width": 1.5}, "type": "line", "x0": 42, "x1": 42, "y0": 123.7, "y1": 124.8}, {"line": {"color": "rgb(55, 128, 191)", "width": 1.5}, "type": "line", "x0": 43, "x1": 43, "y0": 123.3, "y1": 124.4}, {"line": {"color": "rgb(55, 128, 191)", "width": 1.5}, "type": "line", "x0": 44, "x1": 44, "y0": 123.2, "y1": 124.3}, {"line": {"color": "rgb(55, 128, 191)", "width": 1.5}, "type": "line", "x0": 45, "x1": 45, "y0": 126.6, "y1": 127.7}, {"line": {"color": "rgb(55, 128, 191)", "width": 1.5}, "type": "line", "x0": 46, "x1": 46, "y0": 123.2, "y1": 124.3}, {"line": {"color": "rgb(55, 128, 191)", "width": 1.5}, "type": "line", "x0": 47, "x1": 47, "y0": 123.3, "y1": 124.4}, {"line": {"color": "rgb(55, 128, 191)", "width": 1.5}, "type": "line", "x0": 48, "x1": 48, "y0": 125.8, "y1": 126.9}, {"line": {"color": "rgb(55, 128, 191)", "width": 1.5}, "type": "line", "x0": 49, "x1": 49, "y0": 125.0, "y1": 126.1}, {"line": {"color": "rgb(55, 128, 191)", "width": 1.5}, "type": "line", "x0": 50, "x1": 50, "y0": 120.5, "y1": 121.7}], "showlegend": false, "title": "Random Walk", "xaxis": {"anchor": "y2", "showgrid": true, "showticklabels": true, "tickangle": 90, "tickmode": "array", "ticktext": [20190522, 20190524, 20190528, 20190530, 20190603, 20190605, 20190607, 20190611, 20190613, 20190617, 20190619, 20190621, 20190625, 20190627, 20190701, 20190703, 20190705, 20190709, 20190711, 20190715, 20190717, 20190719, 20190723, 20190725, 20190729, 20190730], "tickvals": [1, 3, 5, 7, 9, 11, 13, 15, 17, 19, 21, 23, 25, 27, 29, 31, 33, 35, 37, 39, 41, 43, 45, 47, 49, 50]}, "yaxis": {"domain": [0.22, 1], "range": [119.0, 134.5]}, "yaxis2": {"domain": [0, 0.2], "range": [0, 993801]}}}
